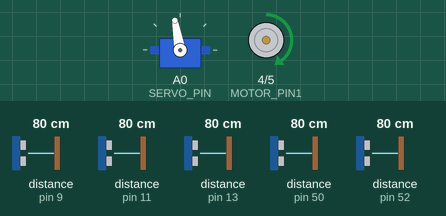
Simulated run of this sketch. Board: Arduino Mega 2560, built with avr-gcc and run on an emulated ATmega2560. On the bench: servo, motor-driver pin pairs drawn as motors (green arrow = first pin HIGH = forward, orange = second pin HIGH = backward, longer = more drive, scaled by the enable pin). Wiring (inferred from the names in the program): 5 × ultrasonic range finder: trigger pin 8, echo pin 9 / trigger pin 10, echo pin 11 / trigger pin 12, echo pin 13 / trigger pin 51, echo pin 50 / trigger pin 53, echo pin 52. The test bench sets the inputs (shaded band); at power-on: distance to the obstacle (sensors on pin 50, pin 9, pin 11, pin 13, pin 52) 80 cm. The echo pulse lasts 58.3 µs per cm; what the sketch prints to the serial monitor is not drawn.

Above: at 3.9 s.
4.0 s: distance to the obstacle (sensor on pin 50) set to 34 cm
10.5 s: distance to the obstacle (sensor on pin 50) set to 27 cm
At 16.6 s:
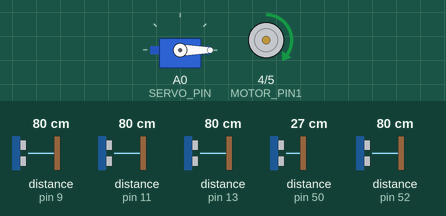
17.0 s: distance to the obstacle (sensor on pin 9) set to 2 cm
23.2 s: distance to the obstacle (sensor on pin 11) set to 128 cm
28.5 s: distance to the obstacle (sensor on pin 11) set to 135 cm
At 34.1 s:
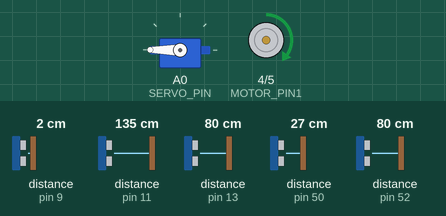
34.4 s: distance to the obstacle (sensor on pin 11) set to 2 cm
At 39.4 s:
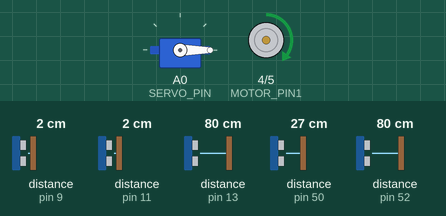
Timing chart, 0 to 40.9 s (numbered marks = the images above; inputs shaded):
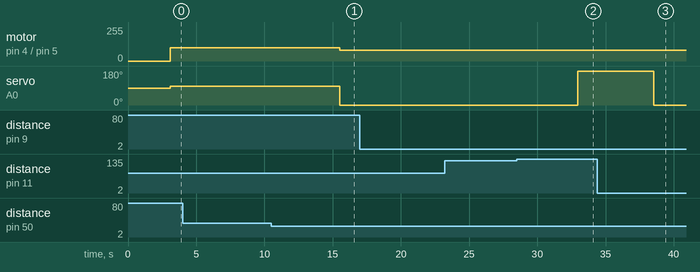

The sketch:

5_sensors_wro.ino
```cpp
#include <Servo.h>

const int TRIGGER_PIN_FRONT = 8;  // Front sonar sensor trigger pin
const int ECHO_PIN_FRONT = 9;     // Front sonar sensor echo pin

const int TRIGGER_PIN_LEFT = 10;  // Left sonar sensor trigger pin
const int ECHO_PIN_LEFT = 11;     // Left sonar sensor echo pin

const int TRIGGER_PIN_RIGHT = 12;  // Right sonar sensor trigger pin
const int ECHO_PIN_RIGHT = 13;     // Right sonar sensor echo pin

const int TRIGGER_PIN_LEFT_CORNER = 51;  // Left corner sonar sensor trigger pin
const int ECHO_PIN_LEFT_CORNER = 50;     // Left corner sonar sensor echo pin

const int TRIGGER_PIN_RIGHT_CORNER = 53;  // Right corner sonar sensor trigger pin
const int ECHO_PIN_RIGHT_CORNER = 52;     // Right corner sonar sensor echo pin

const int MAX_DISTANCE = 200; // Maximum distance to detect obstacles (in cm)

const int SERVO_PIN = A0;   // Servo motor control pin

const int MOTOR_PIN1 = 4; // Motor control pin 1
const int MOTOR_PIN2 = 5; // Motor control pin 2
const int enA = 6;

Servo steeringServo;

const int forwardSpeed = 100; // Adjust this value for the desired forward speed
const int turnSpeed = 80;     // Adjust this value for the desired turn speed

void setup() {
  Serial.begin(9600);
  steeringServo.attach(SERVO_PIN);
  // Motor
  pinMode(MOTOR_PIN1, OUTPUT);
  pinMode(MOTOR_PIN2, OUTPUT);
  pinMode(enA, OUTPUT);
  // Sonar Sensors
  pinMode(TRIGGER_PIN_FRONT, OUTPUT);
  pinMode(ECHO_PIN_FRONT, INPUT);
  pinMode(TRIGGER_PIN_LEFT, OUTPUT);
  pinMode(ECHO_PIN_LEFT, INPUT);
  pinMode(TRIGGER_PIN_RIGHT, OUTPUT);
  pinMode(ECHO_PIN_RIGHT, INPUT);
  // Corner Sensors
  pinMode(TRIGGER_PIN_LEFT_CORNER, OUTPUT);
  pinMode(ECHO_PIN_LEFT_CORNER, INPUT);
  pinMode(TRIGGER_PIN_RIGHT_CORNER, OUTPUT);
  pinMode(ECHO_PIN_RIGHT_CORNER, INPUT);
}

int getDistance(int triggerPin, int echoPin) {
  digitalWrite(triggerPin, LOW);
  delayMicroseconds(1);
  digitalWrite(triggerPin, HIGH);
  delayMicroseconds(4);
  digitalWrite(triggerPin, LOW);

  unsigned long duration = pulseIn(echoPin, HIGH);
  int distance = duration * 0.0343 / 2;
  return distance;
}

int getDistanceLeftCorner() {
  return getDistance(TRIGGER_PIN_LEFT_CORNER, ECHO_PIN_LEFT_CORNER);
}

int getDistanceRightCorner() {
  return getDistance(TRIGGER_PIN_RIGHT_CORNER, ECHO_PIN_RIGHT_CORNER);
}
// ... (previous code)


void loop() {
  int distanceFront = getDistance(TRIGGER_PIN_FRONT, ECHO_PIN_FRONT);
  int distanceLeft = getDistance(TRIGGER_PIN_LEFT, ECHO_PIN_LEFT);
  int distanceRight = getDistance(TRIGGER_PIN_RIGHT, ECHO_PIN_RIGHT);
  int distanceLeftCorner = getDistanceLeftCorner();
  int distanceRightCorner = getDistanceRightCorner();

  int total_left= (distanceLeft+distanceLeftCorner)/2;
  int total_right= (distanceRight+distanceRightCorner)/2;

  // Print sensor readings to Serial Monitor
  Serial.print("Front Distance: ");Serial.print(distanceFront);Serial.print(" cm, Left Distance: ");Serial.print(distanceLeft);
  Serial.print(" cm, Right Distance: ");Serial.print(distanceRight);Serial.print(" cm, Left Corner Distance: ");Serial.print(distanceLeftCorner);
  Serial.print(" cm, Right Corner Distance: ");Serial.print(distanceRightCorner);Serial.print(" cm ||");Serial.print(total_left);
  Serial.print(" cm  ||");Serial.print(total_right); Serial.println(" cm");

  delay(3000);

  if (distanceFront > 0 && distanceFront <= 50) {
    // Obstacle detected in front
    if (total_left < total_right ){
      // Obstacle detected on the left as well
      // Turn right
      Serial.println("Turning Right");
      steeringServo.write(0);
      digitalWrite(MOTOR_PIN1, HIGH);
      digitalWrite(MOTOR_PIN2, LOW);
      analogWrite(enA, turnSpeed);
      delay(2500);
    }
    else if (distanceRight < distanceLeft) {
      // Obstacle detected on the right as well
      // Turn left
      Serial.println("Turning Left");
      steeringServo.write(360);
      digitalWrite(MOTOR_PIN1, HIGH);
      digitalWrite(MOTOR_PIN2, LOW);
      analogWrite(enA, turnSpeed);
      delay(2500);
    }
    else if (distanceLeftCorner < distanceRightCorner) {
      // Obstacle detected on the left corner
      // Turn right
      Serial.println("Turning Right (Corner)");
      steeringServo.write(0);
      digitalWrite(MOTOR_PIN1, HIGH);
      digitalWrite(MOTOR_PIN2, LOW);
      analogWrite(enA, turnSpeed);
      delay(2500);
    }
    else if (distanceRightCorner < distanceLeftCorner) {
      // Obstacle detected on the right corner
      // Turn left
      Serial.println("Turning Left (Corner)");
      steeringServo.write(360);
      digitalWrite(MOTOR_PIN1, HIGH);
      digitalWrite(MOTOR_PIN2, LOW);
      analogWrite(enA, turnSpeed);
      delay(2500);
    }
  }
  else {
    // No obstacle in front, move forward and steer straight

    // Check if there's an obstacle on the left corner
    if (distanceLeftCorner < 30) {
      // Turn right
      Serial.println("Turning Right (Corner)");
      steeringServo.write(0);
      digitalWrite(MOTOR_PIN1, HIGH);
      digitalWrite(MOTOR_PIN2, LOW);
      analogWrite(enA, turnSpeed);
    }
    // Check if there's an obstacle on the right corner
    else if (distanceRightCorner < 30) {
      // Turn left
      Serial.println("Turning Left (Corner)");
      steeringServo.write(360);
      digitalWrite(MOTOR_PIN1, HIGH);
      digitalWrite(MOTOR_PIN2, LOW);
      analogWrite(enA, turnSpeed);
    }
    else {
      // No obstacle on the left or right corners, move forward and steer straight
      Serial.println("Moving Forward");
      steeringServo.write(100);
      digitalWrite(MOTOR_PIN1, HIGH);
      digitalWrite(MOTOR_PIN2, LOW);
      analogWrite(enA, forwardSpeed);
    }
  }
}
```

Measured:
- the behaviour switches between 31 and 30 cm on distance to the obstacle (sensor on pin 50) (found by bisection; images 0 and 1)
- the behaviour switches between 132 and 133 cm on distance to the obstacle (sensor on pin 11) (found by bisection; images 1 and 2)
- after the input at 4.0 s, every drawn part: stays the same
- after the input at 10.5 s, motor on pin 4 (MOTOR_PIN1) / pin 5 (MOTOR_PIN2): forward 100/255 → forward 80/255 after 5.0 s; servo on A0 (SERVO_PIN): 100° → 0° after 5.0 s
- after the input at 17.0 s, every drawn part: stays the same
- after the input at 23.2 s, every drawn part: stays the same
- after the input at 28.5 s, servo on A0 (SERVO_PIN): 0° → 180° after 4.5 s
- after the input at 34.4 s, servo on A0 (SERVO_PIN): 180° → 0° after 4.1 s
